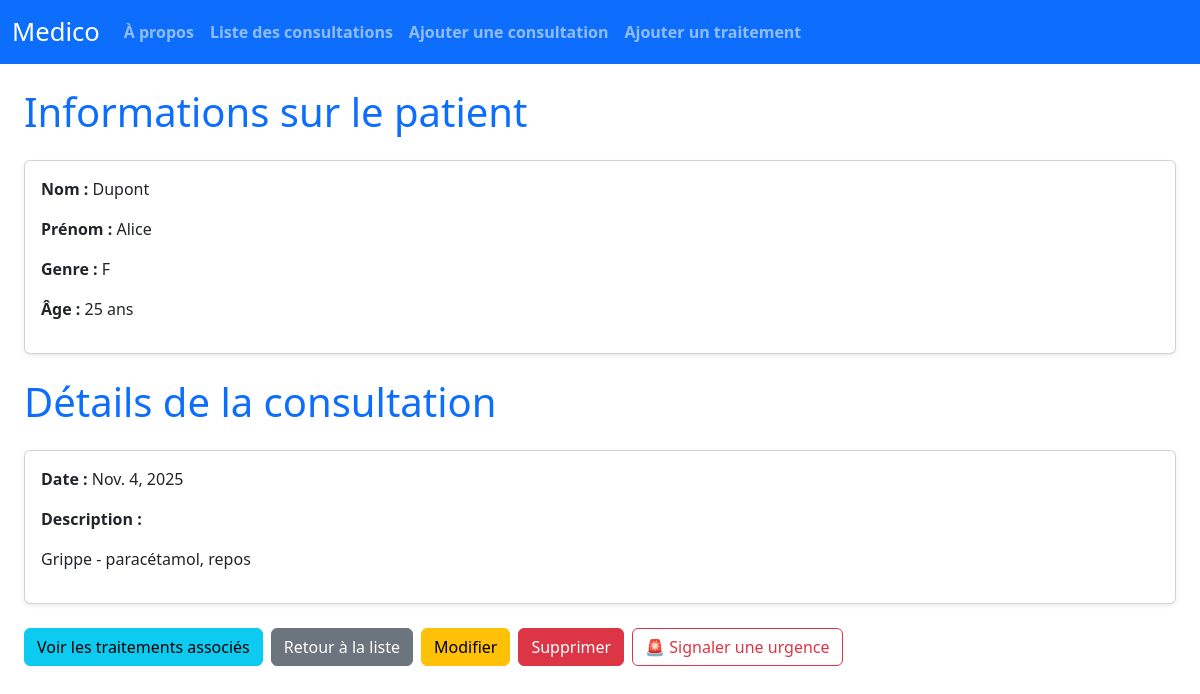
Page /consultation/1/ on the committed database.
### medico/models.py (models this page shows, shortened)
class Consultation(models.Model):
    patient_nom = models.CharField(max_length=40, null=False)
    patient_prenom = models.CharField(max_length=30, null=False)
    patient_genre = models.CharField(
    max_length=10,
    choices=[('M', 'Homme'), ('F', 'Femme')],
    null=False
    )
    patient_age = models.PositiveIntegerField(null=False)
    description = models.TextField(null=False)
    date_consultation = models.DateField(auto_now_add=True)
    patient_adresse = models.CharField(max_length=255, null=True, blank=True)
    latitude = models.FloatField(null=True, blank=True)
    longitude = models.FloatField(null=True, blank=True)

### medico/views.py (the view)
# urls.py: path('consultation/<int:n>/', views.details_consultation, name='details_consultation'),
def details_consultation(request, n):
    consultation = Consultation.objects.get(id = n)
    return render(request, 'medico/details_consultation.html', {'consultation': consultation})

### medico/templates/medico/details_consultation.html (shortened to what this page needs)
{% extends 'medico/base.html' %}
{% block content %}
<div class="container mt-4">
    <h1 class="mb-4 text-primary">Informations sur le patient</h1>
    <div class="card mb-4 shadow-sm">
        <div class="card-body">
            <p><strong>Nom :</strong> {{ consultation.patient_nom }}</p>
            <p><strong>Prénom :</strong> {{ consultation.patient_prenom }}</p>
            <p><strong>Genre :</strong> {{ consultation.patient_genre }}</p>
            <p><strong>Âge :</strong> {{ consultation.patient_age }} ans</p>
        </div>
    </div>
    <h1 class="mb-4 text-primary">Détails de la consultation</h1>
    <div class="card mb-4 shadow-sm">
        <div class="card-body">
            <p><strong>Date :</strong> {{ consultation.date_consultation }}</p>
        <p><strong>Description :</strong></p>
            <p>{{ consultation.description }}</p>
        </div>
    </div>
    <div class="d-flex flex-wrap gap-2">
        <a href="{% url 'consulter_traitements' consultation.id %}" class="btn btn-info">
         Voir les traitements associés
        </a>
     <a href="{% url 'liste_consultation' %}" class="btn btn-secondary">
         Retour à la liste
     </a>
    <a href="{% url 'changer_consultation' consultation.id %}" class="btn btn-warning">
         Modifier
    </a>
    <a href="{% url 'effacer_consultation' consultation.id %}" class="btn btn-danger">
    Supprimer
     </a>
    <a href="{% url 'signaler_urgence' consultation.id %}" class="btn btn-outline-danger">
            🚨 Signaler une urgence
        </a>
    </div>
</div>
{% endblock %}

### medico/templates/medico/base.html (style rules this page uses)
.container { max-width: 1200px; }

### rows in the picture
Consultation: patient_nom "Dupont", patient_prenom "Alice", patient_genre "F", patient_age "25", date_consultation "Nov. 4, 2025", description "Grippe - paracétamol, repos"
